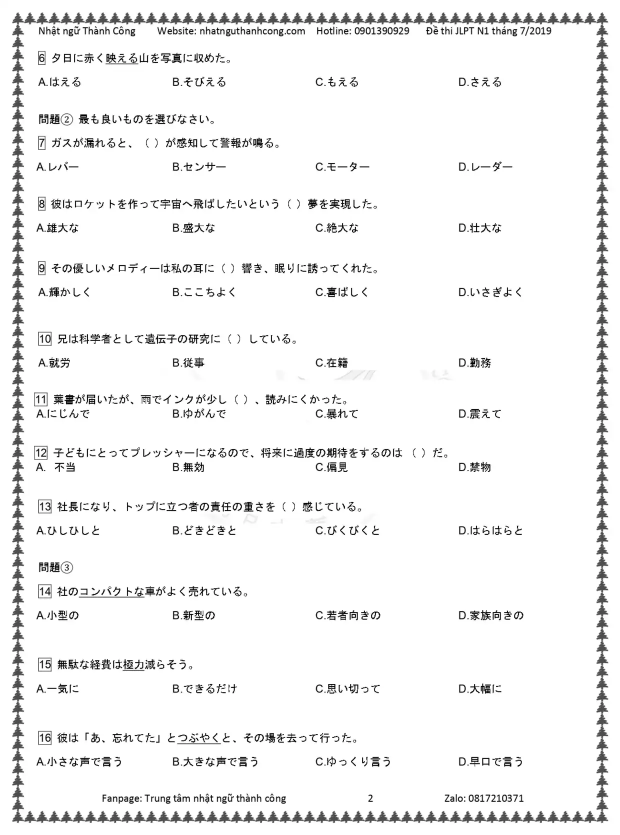
#> input picture data/paper/jl201907_02.webp, 1240 x 1670 px (shown at 1/2 size)
$ python ocr_key.py ../data/paper/jl201907_02.webp
#> lines starting #> are read from the running program, lines starting #| are printed output that depends on the picture; after the words box and inside, x2 and y2 are one past the last pixel; in counts of white or black regions, pixels touching at a corner belong together
# Đọc bảng đáp án (正答表): tách lưới ô bằng OpenCV, OCR từng ô; trả về {số câu: đáp án} cho phần 言語知識・読解 và 聴解
import cv2, numpy as np, subprocess, re, sys, json, os, tempfile
def cells(png):
#> called with png = '../data/paper/jl201907_02.webp'
    im = cv2.imread(png, 0)
#> im: shape (1670, 1240); min 0, max 255, mean 242.6
    bw = cv2.threshold(im, 0, 255, cv2.THRESH_BINARY_INV + cv2.THRESH_OTSU)[1]
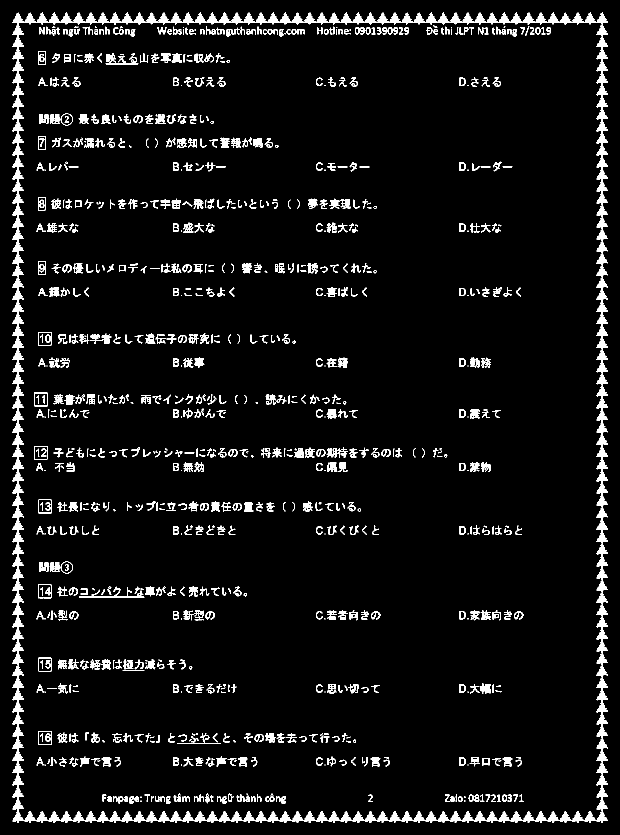
#> bw: shape (1670, 1240) (shown at 1/2 size); 6.2% white; 980 white regions (201 under 20 px), largest, box (x1, y1, x2, y2) and area: (24, 25, 1216, 1646) 59480, (158, 1181, 289, 1195) 319, (76, 1462, 103, 1490) 276
    H = cv2.morphologyEx(bw, cv2.MORPH_OPEN, cv2.getStructuringElement(cv2.MORPH_RECT, (60, 1)))
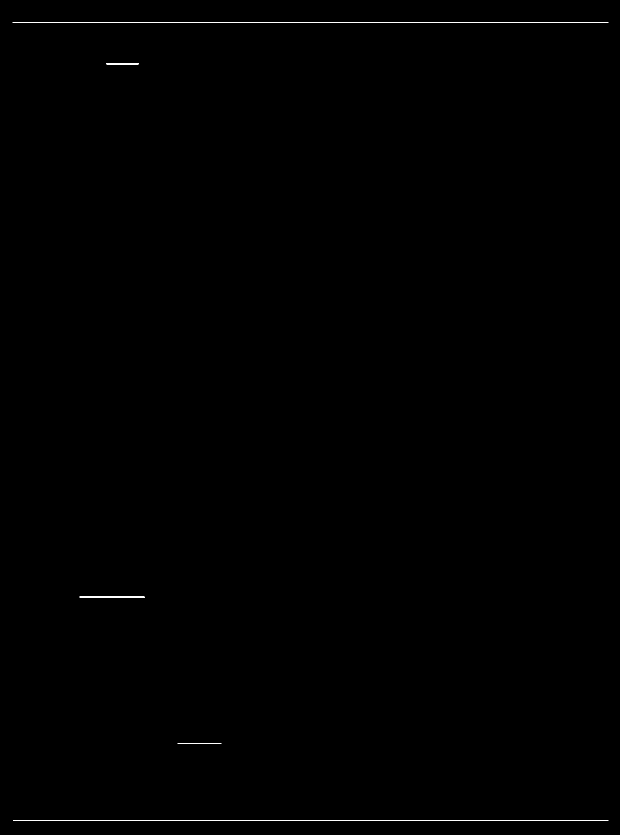
#> H: shape (1670, 1240) (shown at 1/2 size); 0.14% white in thin lines or dots
    V = cv2.morphologyEx(bw, cv2.MORPH_OPEN, cv2.getStructuringElement(cv2.MORPH_RECT, (1, 40)))
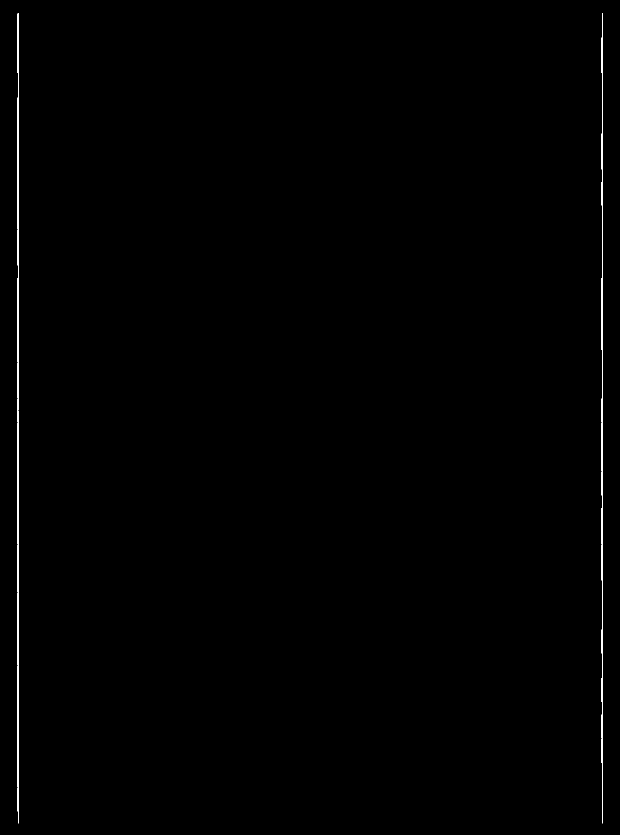
#> V: shape (1670, 1240) (shown at 1/2 size); 0.32% white in thin lines or dots
    grid = cv2.dilate(H | V, np.ones((3, 3), np.uint8))
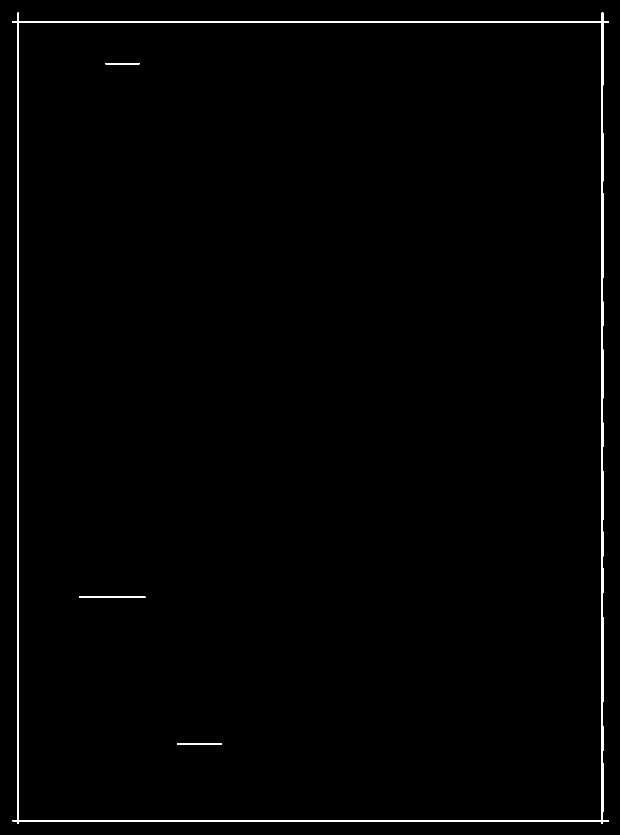
#> grid: shape (1670, 1240) (shown at 1/2 size); 1% white; 4 white regions
    cnts, hier = cv2.findContours(grid, cv2.RETR_CCOMP, cv2.CHAIN_APPROX_SIMPLE)
#> cnts = 5 contours; box (x1, y1, x2, y2) and area: (24, 25, 1218, 1648) 1873666, (37, 45, 1204, 1641) 1858884, (158, 1192, 291, 1196) 396, (211, 126, 279, 130) 200, (354, 1486, 444, 1489) 178
    out = []
    for i, c in enumerate(cnts):
        x, y, w, h = cv2.boundingRect(c)
        if hier[0][i][3] >= 0 and 40 <= w <= 400 and 40 <= h <= 200:
            out.append((x, y, w, h))
#> this loop made 5 passes
#> (x, y, w, h) on passes 2 to 5: (158, 1192, 133, 4), (211, 126, 68, 4), (24, 25, 1194, 1623), (37, 45, 1167, 1596)
#> (c, x, y, w, h) on pass 1: ([[354, 1486], [354, 1488], [443, 1488], [443, 1486]], 354, 1486, 90, 3)
#> after the loop, out = []
    return im, out
def ocr(img, digits=True):
    fd, p = tempfile.mkstemp(suffix='.png'); os.close(fd); cv2.imwrite(p, img)
    cfg = ['--psm', '7'] + (['-c', 'tessedit_char_whitelist=0123456789()'] if digits else [])
    r = subprocess.run(['tesseract', p, '-', '-l', 'eng'] + cfg, capture_output=True, text=True).stdout.strip()
    os.remove(p); return r
def read(png):
    im, cs = cells(png)
#> cs = []
    global IM; IM = im
    rows = {}
    for x, y, w, h in cs:
        crop = im[y + 6:y + h - 6, x + 6:x + w - 6]
        if crop.size == 0: continue
        crop = cv2.copyMakeBorder(cv2.resize(crop, None, fx=1.5, fy=1.5), 20, 20, 20, 20, cv2.BORDER_CONSTANT, value=255)
        t = ocr(crop)
        rows.setdefault(round(y / 25), []).append((x, y, w, h, t))
#> this loop made 0 passes
#> after the loop, rows = 0 items
    flat = sorted([c for r in rows.values() for c in r], key=lambda c: (c[1], c[0]))
#> flat = []
    hs = sorted(c[3] for c in flat); med = hs[len(hs) // 2] if hs else 60
#> after `hs = sorted((c[3] for c in flat))`: hs = []
#> after `med = hs[len(hs) // 2] if hs else 60`: med = 60
    grid = [c for c in flat if c[3] < med * 1.5]          # bỏ ô nhãn 問題 (cao gấp đôi)
#> grid = []
    rowsY = []
    for c in grid:
        for r in rowsY:
            if abs(r[0][1] - c[1]) < 15: r.append(c); break
        else: rowsY.append([c])
#> after the loop, rowsY = []
    rowsY.sort(key=lambda r: r[0][1])
    ans = {}; maxn = 0; done = False
    for i, r in enumerate(rowsY):
        r.sort(key=lambda c: c[0])
        if not any('(' in c[4] or ')' in c[4] for c in r): continue
        # hàng giá trị ngay bên dưới

        nums = []
        for c in r:
            m = re.search(r'(\d{1,3})', c[4]); nums.append(int(m.group(1)) if m else None)
        # điền số bị đọc sót theo quy luật liên tiếp
        for k in range(len(nums)):
            if nums[k] is None and k and nums[k - 1] is not None: nums[k] = nums[k - 1] + 1
        for k in range(len(nums) - 1, -1, -1):
            if nums[k] is None and k + 1 < len(nums) and nums[k + 1] is not None: nums[k] = nums[k + 1] - 1
        if nums and nums[0] is not None and nums[0] <= maxn - 5: break   # bảng 聴解 (đánh số lại)
        for c, n in zip(r, nums):
            if n is None: continue
            x, y, w, h = c[:4]
            crop = IM[y + h + 6:y + h + med - 6, x + 8:x + w - 8]
            if crop.size:
                t = ocr(cv2.copyMakeBorder(cv2.resize(crop, None, fx=1.5, fy=1.5), 20, 20, 20, 20, cv2.BORDER_CONSTANT, value=255))
                t = t.strip('()')
                if re.fullmatch(r'[1-4]', t): ans[n] = int(t)
            maxn = max(maxn, n)
#> after the loop, ans = 0 items
    return ans, flat
if __name__ == '__main__':
    a, flat = read(sys.argv[1])
#> a = 0 items; flat = []
    print(json.dumps({k: v for k, v in sorted(a.items())}))

$ run again, on data/paper/jl201907_08.webp
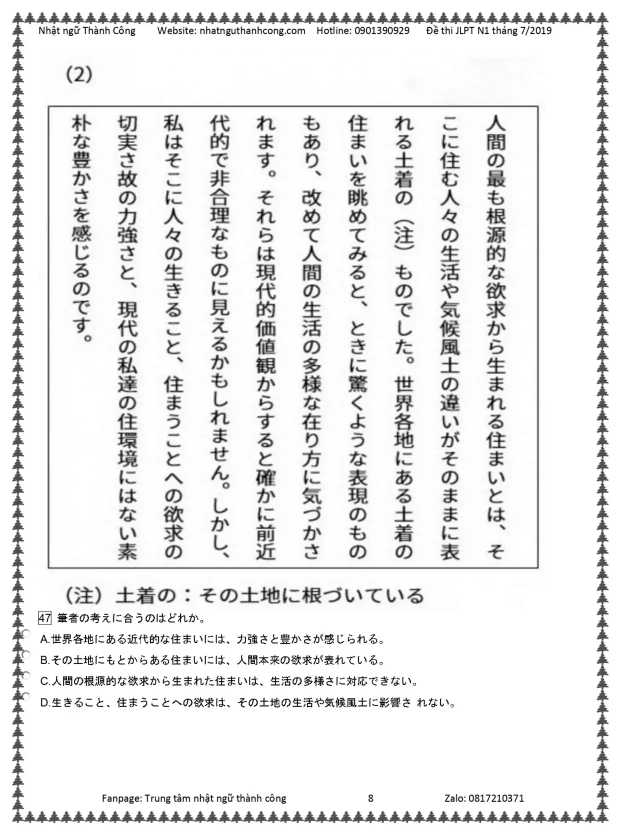
#> input picture data/paper/jl201907_08.webp, 1240 x 1670 px (shown at 1/2 size)
#> in cells, `bw = cv2.threshold(im, 0, 255, cv2.THRESH_BINARY_INV + cv2.THRESH_OTSU..`:
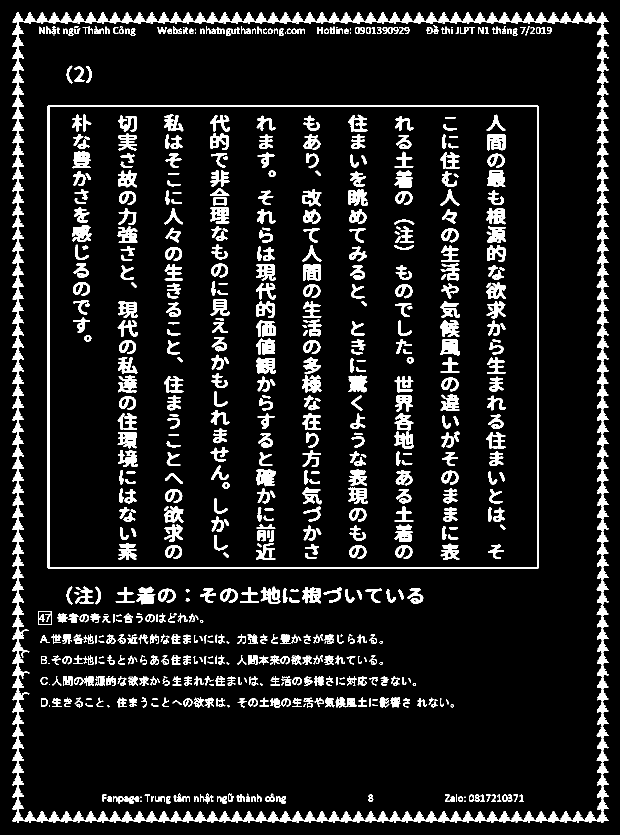
#> bw: shape (1670, 1240) (shown at 1/2 size); 10.7% white; 716 white regions (56 under 20 px), largest, box (x1, y1, x2, y2) and area: (24, 24, 1217, 1646) 60918, (95, 211, 1078, 1138) 13260, (697, 751, 735, 785) 955
#> H: shape (1670, 1240); 0.4% white; 4 white regions, box (x1, y1, x2, y2) and area: (96, 211, 1079, 214) 2945, (96, 1135, 1079, 1138) 2943, (25, 1641, 1218, 1642) 1193, (26, 43, 1218, 44) 1192
#> V: shape (1670, 1240); 0.67% white; 4 white regions, box (x1, y1, x2, y2) and area: (95, 212, 99, 1139) 3704, (1074, 212, 1078, 1139) 3702, (34, 25, 37, 1647) 3285, (1204, 25, 1206, 1647) 3212
#> in cells, `grid = cv2.dilate(H | V, np.ones((3, 3), np.uint8))`:
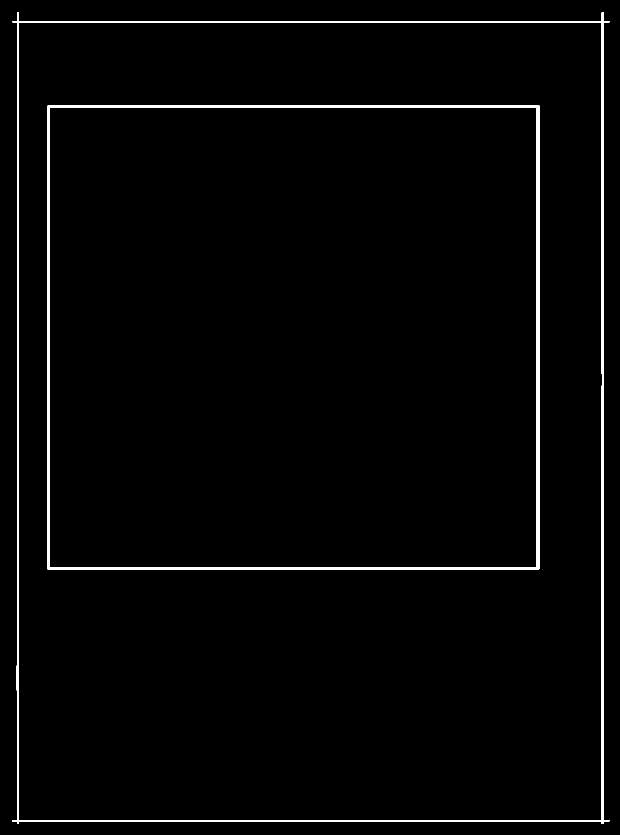
#> grid: shape (1670, 1240) (shown at 1/2 size); 2% white; 2 white regions
#> cnts = 4 contours; box (x1, y1, x2, y2) and area: (24, 24, 1219, 1648) 1875479, (37, 44, 1205, 1641) 1860957, (94, 210, 1080, 1140) 913162, (99, 214, 1074, 1135) 896078
#> the loop in cells, `for i, c in enumerate(cnts):` made 4 passes
#> (x, y, w, h) on passes 1 to 4: (94, 210, 986, 930), (99, 214, 975, 921), (24, 24, 1195, 1624), (37, 44, 1168, 1597)
#> after the loop in cells, `for i, c in enumerate(cnts):`: out = []
#> after the loop in read, `for x, y, w, h in cs:`: rows = 0 items
#> in read, `flat = sorted([c for r in rows.values() for c in r], key=lambda c: (c[..`: flat = []
#> med = 60
#> in read, `grid = [c for c in flat if c[3] < med * 1.5]`: grid = []
#> after the loop in read, `for i, r in enumerate(rowsY):`: ans = 0 items
#> `a, flat = read(sys.argv[1])`: flat = []
